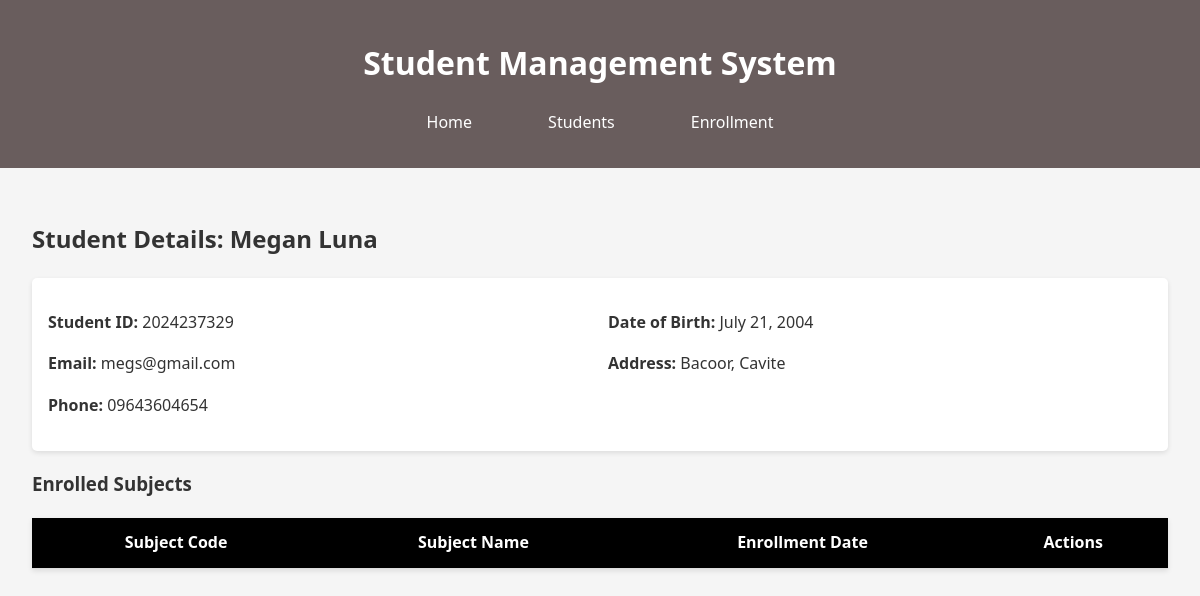
The page /students/2024237329/ on the database its author committed.
### sms_app/models.py (models this page shows, shortened)
class Student(models.Model):
    student_id = models.CharField(max_length=20, unique=True)
    first_name = models.CharField(max_length=100)
    last_name = models.CharField(max_length=100)
    email = models.EmailField()
    date_of_birth = models.DateField()
    address = models.TextField()
    phone_number = models.CharField(max_length=15)

### sms_app/views.py (the view)
# urls.py: path('students/<str:student_id>/', views.student_detail, name='student_detail'),
def student_detail(request, student_id):
    student = get_object_or_404(Student, student_id=student_id)
    enrollments = Enrollment.objects.filter(student=student).select_related('subject')
    return render(request, 'students/detail.html', {
        'student': student,
        'enrollments': enrollments
    })

### templates/students/detail.html (shortened to what this page needs)
{% extends 'base.html' %}
{% block content %}
    <h2>Student Details: {{ student.first_name }} {{ student.last_name }}</h2>
    <div class="student-info">
        <div>
            <p><strong>Student ID:</strong> {{ student.student_id }}</p>
            <p><strong>Email:</strong> {{ student.email }}</p>
            <p><strong>Phone:</strong> {{ student.phone_number }}</p>
        </div>
        <div>
            <p><strong>Date of Birth:</strong> {{ student.date_of_birth }}</p>
            <p><strong>Address:</strong> {{ student.address }}</p>
        </div>
    </div>
    <h3>Enrolled Subjects</h3>
    <table>
        <thead>
            <tr>
                <th>Subject Code</th>
                <th>Subject Name</th>
                <th>Enrollment Date</th>
                <th>Actions</th>
            </tr>
        </thead>
    </table>
{% endblock %}

### sms_app/static/css/sms.css (style rules this page uses)
body { font-family: 'Segoe UI', Tahoma, Geneva, Verdana, sans-serif; line-height: 1.6; margin: 0; padding: 0; color: #333; background-color: #f5f5f5; }
table { width: 100%; border-collapse: collapse; margin: 1rem 0; background: white; box-shadow: 0 2px 5px rgba(0,0,0,0.1); }
th, td { padding: 0.75rem; text-align: center; border-bottom: 1px solid #ddd; }
th { background-color: #000000; color: white; }
.student-info { display: grid; grid-template-columns: 1fr 1fr; gap: 1rem; background: white; padding: 1rem; border-radius: 5px; box-shadow: 0 2px 5px rgba(0,0,0,0.1); margin-bottom: 1rem; }

### rows shown on the page
Student: first_name "Megan", last_name "Luna", student_id "2024237329", email "megs@gmail.com", phone_number "09643604654", date_of_birth "July 21, 2004", address "Bacoor, Cavite"
